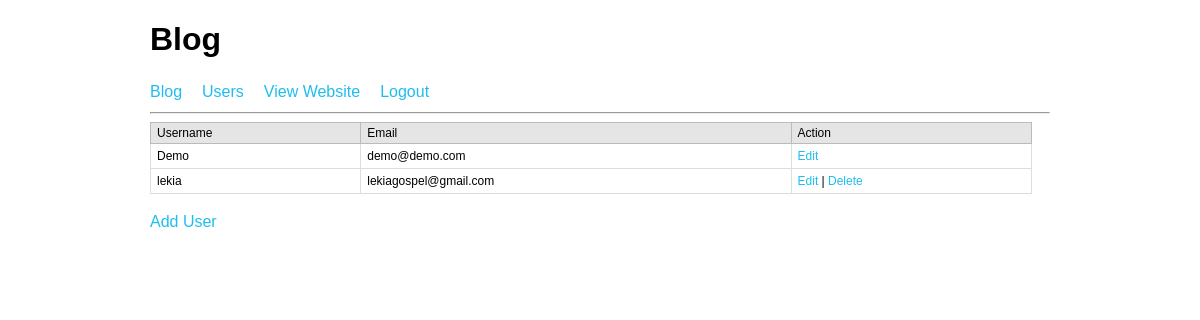
/admin/users.php (signed in), run on the app's committed database.
### tables this page shows
CREATE TABLE `blog_members` (
  `memberID` int(11) UNSIGNED NOT NULL,
  `username` varchar(255) DEFAULT NULL,
  `password` varchar(255) DEFAULT NULL,
  `email` varchar(255) DEFAULT NULL
);

### admin/users.php (the view, shortened to what this page needs)
<?php
require_once('../includes/config.php');
?>
<!doctype html>
<html lang="en">
<head>
  <link rel="stylesheet" href="../style/normalize.css">
  <link rel="stylesheet" href="../style/main.css">
</head>
<body>
	<div id="wrapper">
	<?php include('menu.php');?>
	<table>
	<tr>
		<th>Username</th>
		<th>Email</th>
		<th>Action</th>
	</tr>
	<?php
		try {
			$stmt = $db->query('SELECT memberID, username, email FROM blog_members ORDER BY username');
			while($row = $stmt->fetch()){
				echo '<tr>';
				echo '<td>'.$row['username'].'</td>';
				echo '<td>'.$row['email'].'</td>';
				?>
				<td>
					<a href="edit-user.php?id=<?php echo $row['memberID'];?>">Edit</a>
					<?php if($row['memberID'] != 1){?>
						| <a href="javascript:deluser('<?php echo $row['memberID'];?>','<?php echo $row['username'];?>')">Delete</a>
					<?php } ?>
				</td>
				<?php
				echo '</tr>';
			}
		} catch(PDOException $e) {
		    echo $e->getMessage();
		}
	?>
	</table>
	<p><a href='add-user.php'>Add User</a></p>
</div>
</body>
</html>

### style/main.css (style rules this page uses)
#wrapper { margin:auto; width:900px; }
p,li { color: #555555; font-size: 16px; line-height: 1.5em; }
a { color: #1fbdef; text-decoration: none; }
table { width:98%; text-align:left; border:1px solid #DDDDDD; font-size:12px; color:#000;background:#fff; margin-bottom:10px; }
table th { background-color:#E5E5E5; border:1px solid #BBBBBB; padding:3px 6px; font-weight:normal; color:#000; }
table tr td { border:1px solid #DDDDDD; padding:5px 6px; }

### data on the page
blog_members: username "Demo", email "demo@demo.com"
blog_members: username "lekia", email "lekiagospel@gmail.com"
